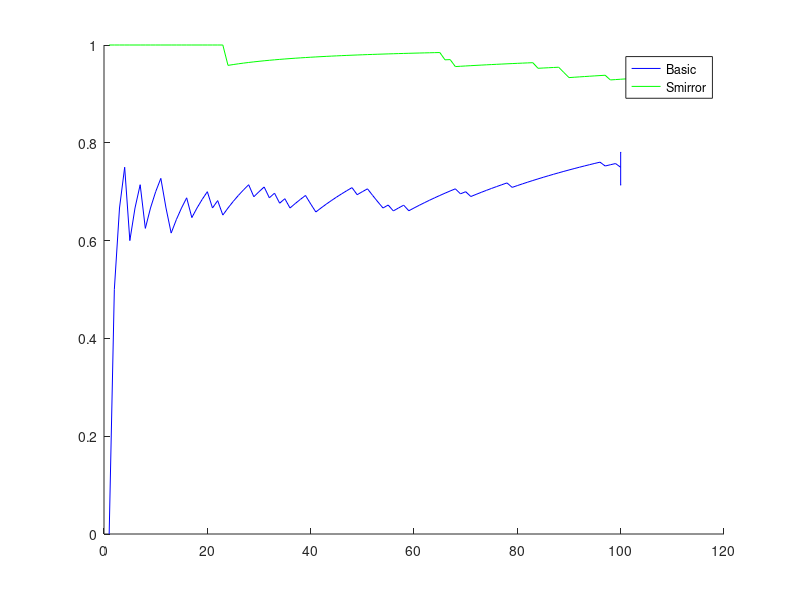

This chart was generated by the following MATLAB code:
data_basic = [
0
1
1
1
0
1
1
0
1
1
1
0
0
1
1
1
0
1
1
1
0
1
0
1
1
1
1
1
0
1
1
0
1
0
1
0
1
1
1
0
0
1
1
1
1
1
1
1
0
1
1
0
0
0
1

0
1
1
0
1
1
1
1
1
1
1
1
1
0
1
0
1
1
1
1
1
1
1
0
1
1
1
1
1
1
1
1
1
1
1
1
1
1
1
1
1
0
1
1
0


]; 

data_smirror = [1
1
1
1
1
1
1
1
1
1
1
1
1
1
1
1
1
1
1
1
1
1
1
0
1
1
1
1
1
1
1
1
1
1
1
1
1
1
1
1
1
1
1
1
1
1
1
1
1
1
1
1
1
1
1
1
1
1
1
1
1
1
1
1
1
0
1
0
1
1
1
1
1
1
1
1
1
1
1
1
1
1
1
0
1
1
1
1
0
0
1
1
1
1
1
1
1
0
1
1
1
1
1


];



success_basic = cumsum(data_basic);
success_smirror = cumsum(data_smirror);

figure;hold on;
plot(success_basic'./(1:length(data_basic)), 'b');
plot(success_smirror'./(1:length(data_smirror)), 'g');

% 95% invertal of confidence
[phat,pci] = binofit(sum(data_basic),length(data_basic));
pci2(1) = phat - sqrt(phat*(1-phat)/length(data_basic))*normcdf(1-0.05/2);
pci2(2) = phat + sqrt(phat*(1-phat)/length(data_basic))*normcdf(1-0.95/2);
%errorbar(length(data_basic),phat,phat-pci(1),pci(2)-phat, 'b');
errorbar(length(data_basic),phat,phat-pci2(1),pci2(2)-phat, 'b')
[phat,pci] = binofit(sum(data_smirror),length(data_smirror));
pci2(1) = phat - sqrt(phat*(1-phat)/length(data_smirror))*normcdf(1-0.05/2);
pci2(2) = phat + sqrt(phat*(1-phat)/length(data_smirror))*normcdf(1-0.95/2);
% errorbar(length(data_smirror),phat,phat-pci(1),pci(2)-phat, 'g')
errorbar(length(data_smirror),phat,phat-pci2(1),pci2(2)-phat, 'g')

legend('Basic', 'Smirror')
